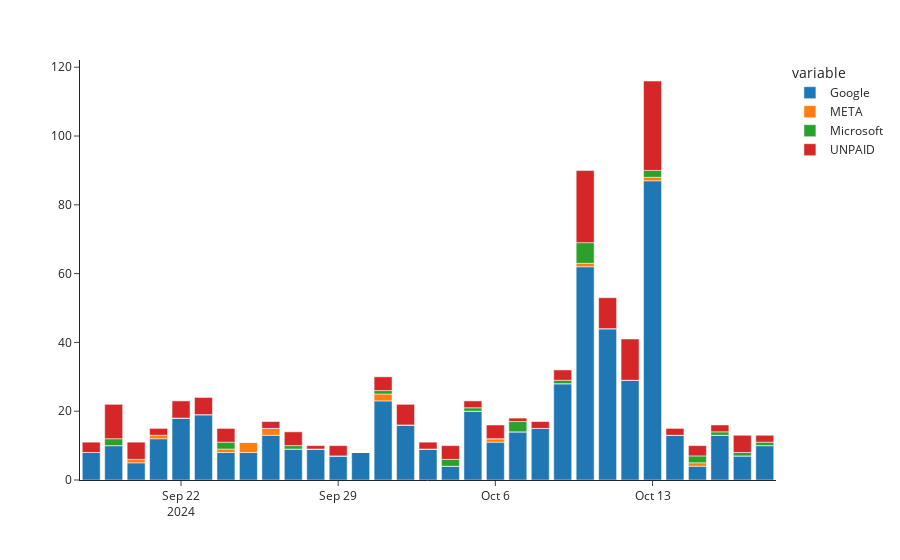

Notebook code for this chart:
### Code cell
#Visualize the number of bookings by days by sources

bar = px.bar (pivot_booking_count, x='utc_date', y=['Google', 'META', 'Microsoft', 'UNPAID'], template = 'simple_white')
bar.update_layout(xaxis_title=None, yaxis_title=None)
bar.show()

### Figure 1 — Plotly figure (JSON) as saved in the notebook; plotly's stock layout.template omitted (floating-point values rounded to 4 significant figures)
{"data": [{"alignmentgroup": "True", "hovertemplate": "variable=Google<br>utc_date=%{x}<br>value=%{y}<extra></extra>", "legendgroup": "Google", "marker": {"color": "#1F77B4", "pattern": {"shape": ""}}, "name": "Google", "offsetgroup": "Google", "orientation": "v", "showlegend": true, "textposition": "auto", "type": "bar", "x": ["2024-09-18", "2024-09-19", "2024-09-20", "2024-09-21", "2024-09-22", "2024-09-23", "2024-09-24", "2024-09-25", "2024-09-26", "2024-09-27", "2024-09-28", "2024-09-29", "2024-09-30", "2024-10-01", "2024-10-02", "2024-10-03", "2024-10-04", "2024-10-05", "2024-10-06", "2024-10-07", "2024-10-08", "2024-10-09", "2024-10-10", "2024-10-11", "2024-10-12", "2024-10-13", "2024-10-14", "2024-10-15", "2024-10-16", "2024-10-17", "2024-10-18"], "xaxis": "x", "y": [8, 10, 5, 12, 18, 19, 8, 8, 13, 9, 9, 7, 8, 23, 16, 9, 4, 20, 11, 14, 15, 28, 62, 44, 29, 87, 13, 4, 13, 7, 10], "yaxis": "y"}, {"alignmentgroup": "True", "hovertemplate": "variable=META<br>utc_date=%{x}<br>value=%{y}<extra></extra>", "legendgroup": "META", "marker": {"color": "#FF7F0E", "pattern": {"shape": ""}}, "name": "META", "offsetgroup": "META", "orientation": "v", "showlegend": true, "textposition": "auto", "type": "bar", "x": ["2024-09-18", "2024-09-19", "2024-09-20", "2024-09-21", "2024-09-22", "2024-09-23", "2024-09-24", "2024-09-25", "2024-09-26", "2024-09-27", "2024-09-28", "2024-09-29", "2024-09-30", "2024-10-01", "2024-10-02", "2024-10-03", "2024-10-04", "2024-10-05", "2024-10-06", "2024-10-07", "2024-10-08", "2024-10-09", "2024-10-10", "2024-10-11", "2024-10-12", "2024-10-13", "2024-10-14", "2024-10-15", "2024-10-16", "2024-10-17", "2024-10-18"], "xaxis": "x", "y": [0, 0, 1, 1, 0, 0, 1, 3, 2, 0, 0, 0, 0, 2, 0, 0, 0, 0, 1, 0, 0, 0, 1, 0, 0, 1, 0, 1, 0, 0, 0], "yaxis": "y"}, {"alignmentgroup": "True", "hovertemplate": "variable=Microsoft<br>utc_date=%{x}<br>value=%{y}<extra></extra>", "legendgroup": "Microsoft", "marker": {"color": "#2CA02C", "pattern": {"shape": ""}}, "name": "Microsoft", "offsetgroup": "Microsoft", "orientation": "v", "showlegend": true, "textposition": "auto", "type": "bar", "x": ["2024-09-18", "2024-09-19", "2024-09-20", "2024-09-21", "2024-09-22", "2024-09-23", "2024-09-24", "2024-09-25", "2024-09-26", "2024-09-27", "2024-09-28", "2024-09-29", "2024-09-30", "2024-10-01", "2024-10-02", "2024-10-03", "2024-10-04", "2024-10-05", "2024-10-06", "2024-10-07", "2024-10-08", "2024-10-09", "2024-10-10", "2024-10-11", "2024-10-12", "2024-10-13", "2024-10-14", "2024-10-15", "2024-10-16", "2024-10-17", "2024-10-18"], "xaxis": "x", "y": [0, 2, 0, 0, 0, 0, 2, 0, 0, 1, 0, 0, 0, 1, 0, 0, 2, 1, 0, 3, 0, 1, 6, 0, 0, 2, 0, 2, 1, 1, 1], "yaxis": "y"}, {"alignmentgroup": "True", "hovertemplate": "variable=UNPAID<br>utc_date=%{x}<br>value=%{y}<extra></extra>", "legendgroup": "UNPAID", "marker": {"color": "#D62728", "pattern": {"shape": ""}}, "name": "UNPAID", "offsetgroup": "UNPAID", "orientation": "v", "showlegend": true, "textposition": "auto", "type": "bar", "x": ["2024-09-18", "2024-09-19", "2024-09-20", "2024-09-21", "2024-09-22", "2024-09-23", "2024-09-24", "2024-09-25", "2024-09-26", "2024-09-27", "2024-09-28", "2024-09-29", "2024-09-30", "2024-10-01", "2024-10-02", "2024-10-03", "2024-10-04", "2024-10-05", "2024-10-06", "2024-10-07", "2024-10-08", "2024-10-09", "2024-10-10", "2024-10-11", "2024-10-12", "2024-10-13", "2024-10-14", "2024-10-15", "2024-10-16", "2024-10-17", "2024-10-18"], "xaxis": "x", "y": [3, 10, 5, 2, 5, 5, 4, 0, 2, 4, 1, 3, 0, 4, 6, 2, 4, 2, 4, 1, 2, 3, 21, 9, 12, 26, 2, 3, 2, 5, 2], "yaxis": "y"}], "layout": {"autosize": true, "barmode": "relative", "legend": {"title": {"text": "variable"}, "tracegroupgap": 0}, "margin": {"t": 60}, "xaxis": {"anchor": "y", "autorange": true, "domain": [0, 1], "range": ["2024-09-17 12:00", "2024-10-18 12:00"], "title": {}, "type": "date"}, "yaxis": {"anchor": "x", "autorange": true, "domain": [0, 1], "range": [0, 122.1], "title": {}, "type": "linear"}}}
